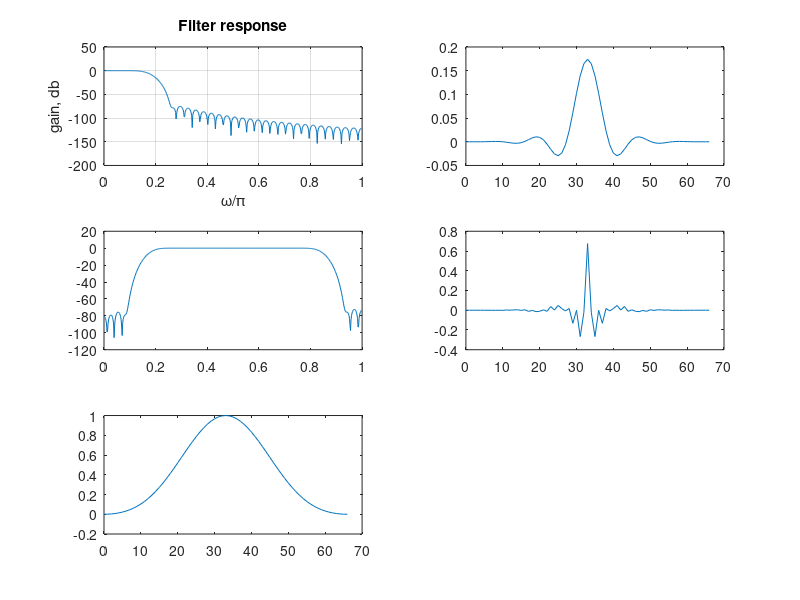

This chart was generated by the following MATLAB code: (Note: this script raises an error after producing the figure.)
clc;
close all;
clear all;
N = 67; %order
w = 0.175; %cutoff frequency
beta = 0.5; % Kaiser parameter
W =blackman(N); %kaiser(N, beta);
b = fir1(N-1, w, 'low', W);
[h, omega] = freqz(b, 1, 512);
subplot(321)
plot(omega/pi, 20*log10(abs(h)));
grid;
xlabel('\omega/\pi');
ylabel('gain, db');
title('Filter response');

subplot(322);
plot(0:N-1, b);

b1 = fir1(N-1, [w, 0.85], 'bandpass', W);
[h1, omega1] = freqz(b1,1,512);
subplot(323);
plot(omega1/pi, 20*log10(abs(h1)));

subplot(324);
plot(0:N-1, b1);

subplot(325);
plot(0:N-1, W);
wvtool(W, hanning(N), rectwin(N), hamming(N), kaiser(N, beta));
 
 %plotting window function
 